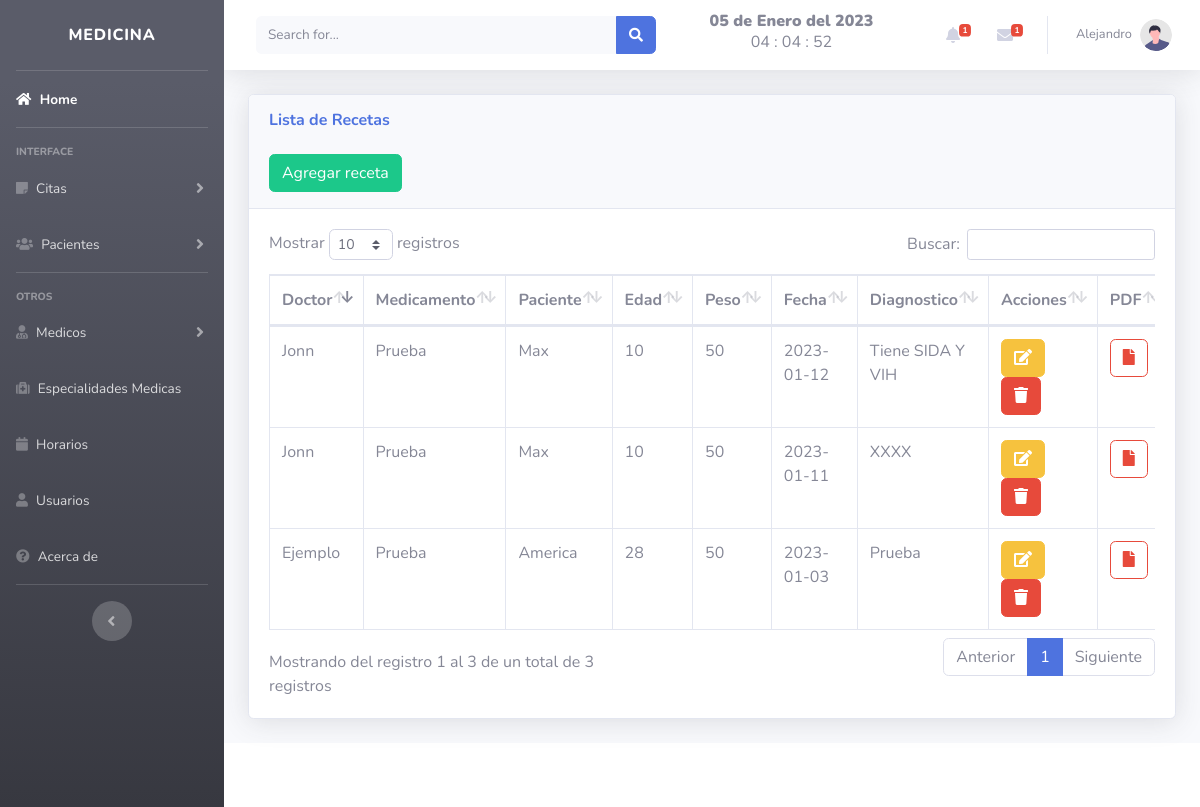
/views/recetas.php (signed in), run on the app's committed database.
### tables this page shows
CREATE TABLE `recetas` (
  `id` int(11) NOT NULL,
  `id_doctor` int(11) NOT NULL,
  `id_medicamento` int(11) NOT NULL,
  `id_paciente` int(11) NOT NULL,
  `fecha` date NOT NULL,
  `diagnostico` varchar(250) NOT NULL
);

CREATE TABLE `doctor` (
  `id` int(11) NOT NULL,
  `cedula` int(50) NOT NULL,
  `name` varchar(50) NOT NULL,
  `apellidos` varchar(150) NOT NULL,
  `correo` varchar(50) NOT NULL DEFAULT 'current_timestamp()',
  `id_horario` int(11) NOT NULL,
  `id_especialidad` int(11) NOT NULL,
  `sexo` varchar(50) NOT NULL,
  `telefono` varchar(50) NOT NULL,
  `direccion` varchar(150) NOT NULL,
  `fecha` date NOT NULL,
  `fecha_registro` timestamp NOT NULL DEFAULT current_timestamp(),
  `id_rol` int(11) NOT NULL
);

CREATE TABLE `medicamentos` (
  `id` int(11) NOT NULL,
  `caducidad` date NOT NULL,
  `medicamento` varchar(50) NOT NULL,
  `marca` varchar(50) NOT NULL,
  `cantidad` int(11) NOT NULL,
  `entrada` date NOT NULL,
  `salida` date NOT NULL
);

CREATE TABLE `pacientes` (
  `id` int(11) NOT NULL,
  `nombre` varchar(50) NOT NULL,
  `apellidos` varchar(150) NOT NULL,
  `correo` varchar(50) NOT NULL,
  `edad` varchar(150) NOT NULL,
  `ocupacion` varchar(150) NOT NULL,
  `sexo` varchar(50) NOT NULL,
  `estado_civil` varchar(150) NOT NULL,
  `peso` varchar(150) NOT NULL,
  `nacimiento` date NOT NULL,
  `familiar` varchar(150) NOT NULL,
  `telefono` varchar(50) NOT NULL,
  `direccion` varchar(150) NOT NULL,
  `enfermedad` varchar(150) NOT NULL,
  `tipo_sangre` varchar(150) NOT NULL,
  `alergias` varchar(150) NOT NULL,
  `curp` varchar(150) NOT NULL,
  `fecha` timestamp NULL DEFAULT current_timestamp(),
  `estado` varchar(50) NOT NULL,
  `id_user` int(11) NOT NULL
);

### views/recetas.php (the view, shortened to what this page needs)
<!DOCTYPE html>
<html lang="en">
<head>
</head>
<?php include "../includes/header.php"; ?>
<body id="page-top">
    <div class="container-fluid">
        <div class="card shadow mb-4">
            <div class="card-header py-3">
                <h6 class="m-0 font-weight-bold text-primary">Lista de Recetas</h6>
                <br>
                <button type="button" class="btn btn-success" data-toggle="modal" data-target="#receta">
                    <span class="glyphicon glyphicon-plus"></span> Agregar receta </a></button>
            </div>
            <div class="card-body">
                <div class="table-responsive">
                    <table class="table table-bordered" id="dataTable" width="100%" cellspacing="0">
                        <thead>
                            <tr>
                                <th>Doctor</th>
                                <th>Medicamento</th>
                                <th>Paciente</th>
                                <th>Edad</th>
                                <th>Peso</th>
                                <th>Fecha</th>
                                <th>Diagnostico</th>
                                <th>Acciones</th>
                                <th>PDF</th>
                            </tr>
                        </thead>
                        <?php
                        include "../includes/db.php";
                        $result = mysqli_query($conexion, "SELECT r.id, r.id_doctor, r.id_medicamento, r.id_paciente, r.fecha, r.diagnostico, d.name, m.medicamento, p.nombre, p.edad, p.peso FROM recetas r
                        INNER JOIN doctor d ON r.id_doctor = d.id INNER JOIN medicamentos m ON r.id_medicamento = m.id INNER JOIN pacientes p
                        ON r.id_paciente = p.id");
                        while ($fila = mysqli_fetch_assoc($result)) :
                        ?>
                            <tr>
                                <td><?php echo $fila['name']; ?></td>
                                <td><?php echo $fila['medicamento']; ?></td>
                                <td><?php echo $fila['nombre']; ?></td>
                                <td><?php echo $fila['edad']; ?></td>
                                <td><?php echo $fila['peso']; ?></td>
                                <td><?php echo $fila['fecha']; ?></td>
                                <td><?php echo $fila['diagnostico']; ?></td>
                                <td>
                                    <a class="btn btn-warning" href="../includes/editar_receta.php?id=<?php echo $fila['id'] ?> ">
                                        <i class="fa fa-edit "></i> </a>
                                    <a href="../includes/eliminar_receta.php?id=<?php echo $fila['id'] ?> " class="btn btn-danger btn-del">
                                        <i class="fa fa-trash "></i></a></button>
                                </td>
                                <td><a href="receta.php?id=<?php echo $fila['id'] ?> " class="btn btn-outline-danger" target="_blank">
                                        <i class="fa fa-file" aria-hidden="true"></i></a></td>
                            </tr>
                        <?php endwhile; ?>
                    </table>
                </div>
            </div>
        </div>
    </div>
    <?php include "../includes/footer.php"; ?>
    <?php include "../includes/form_receta.php"; ?>
</body>
</html>

### data on the page
recetas: id_doctor.name "Ejemplo", id_medicamento.medicamento "Prueba", id_paciente.nombre "America", id_paciente.edad "28", id_paciente.peso "50", fecha "2023-01-03", diagnostico "Prueba"
recetas: id_doctor.name "Jonn", id_medicamento.medicamento "Prueba", id_paciente.nombre "Max", id_paciente.edad "10", id_paciente.peso "50", fecha "2023-01-12", diagnostico "Tiene SIDA Y VIH"
recetas: id_doctor.name "Jonn", id_medicamento.medicamento "Prueba", id_paciente.nombre "Max", id_paciente.edad "10", id_paciente.peso "50", fecha "2023-01-11", diagnostico "XXXX"

### other printed values
fecha() "05 de Enero del 2023"
$_SESSION['nombre'] "Alejandro"
